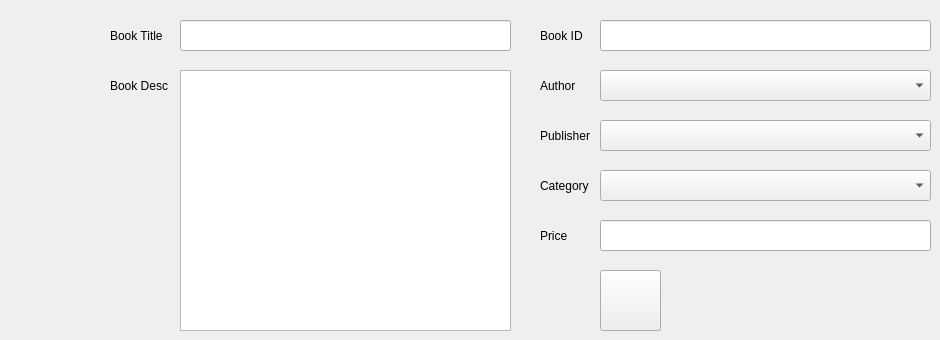
      <widget class="QWidget" name="tab_5">
       <attribute name="title">
        <string>Add Book</string>
       </attribute>
       <widget class="QLabel" name="label_4">
        <property name="geometry">
         <rect>
          <x>110</x>
          <y>20</y>
          <width>61</width>
          <height>31</height>
         </rect>
        </property>
        <property name="font">
         <font>
          <family>Segoe UI</family>
         </font>
        </property>
        <property name="text">
         <string>Book Title</string>
        </property>
       </widget>
       <widget class="QLabel" name="label_5">
        <property name="geometry">
         <rect>
          <x>110</x>
          <y>70</y>
          <width>61</width>
          <height>31</height>
         </rect>
        </property>
        <property name="font">
         <font>
          <family>Segoe UI</family>
         </font>
        </property>
        <property name="text">
         <string>Book Desc</string>
        </property>
       </widget>
       <widget class="QLineEdit" name="lineEdit_2">
        <property name="geometry">
         <rect>
          <x>180</x>
          <y>20</y>
          <width>331</width>
          <height>31</height>
         </rect>
        </property>
       </widget>
       <widget class="QTextEdit" name="textEdit">
        <property name="geometry">
         <rect>
          <x>180</x>
          <y>70</y>
          <width>331</width>
          <height>261</height>
         </rect>
        </property>
       </widget>
       <widget class="QLineEdit" name="lineEdit_3">
        <property name="geometry">
         <rect>
          <x>600</x>
          <y>20</y>
          <width>331</width>
          <height>31</height>
         </rect>
        </property>
        <property name="text">
         <string/>
        </property>
       </widget>
       <widget class="QLabel" name="label_6">
        <property name="geometry">
         <rect>
          <x>540</x>
          <y>20</y>
          <width>51</width>
          <height>31</height>
         </rect>
        </property>
        <property name="font">
         <font>
          <family>Segoe UI</family>
         </font>
        </property>
        <property name="text">
         <string>Book ID</string>
        </property>
       </widget>
       <widget class="QLabel" name="label_7">
        <property name="geometry">
         <rect>
          <x>540</x>
          <y>70</y>
          <width>51</width>
          <height>31</height>
         </rect>
        </property>
        <property name="font">
         <font>
          <family>Segoe UI</family>
         </font>
        </property>
        <property name="text">
         <string>Author</string>
        </property>
       </widget>
       <widget class="QLabel" name="label_8">
        <property name="geometry">
         <rect>
          <x>540</x>
          <y>120</y>
          <width>51</width>
          <height>31</height>
         </rect>
        </property>
        <property name="font">
         <font>
          <family>Segoe UI</family>
         </font>
        </property>
        <property name="text">
         <string>Publisher</string>
        </property>
       </widget>
       <widget class="QLabel" name="label_9">
        <property name="geometry">
         <rect>
          <x>540</x>
          <y>170</y>
          <width>51</width>
          <height>31</height>
         </rect>
        </property>
        <property name="font">
         <font>
          <family>Segoe UI</family>
         </font>
        </property>
        <property name="text">
         <string>Category</string>
        </property>
       </widget>
       <widget class="QLineEdit" name="lineEdit_7">
        <property name="geometry">
         <rect>
          <x>600</x>
          <y>220</y>
          <width>331</width>
          <height>31</height>
         </rect>
        </property>
        <property name="text">
         <string/>
        </property>
       </widget>
       <widget class="QLabel" name="label_10">
        <property name="geometry">
         <rect>
          <x>540</x>
          <y>220</y>
          <width>51</width>
          <height>31</height>
         </rect>
        </property>
        <property name="font">
         <font>
          <family>Segoe UI</family>
         </font>
        </property>
        <property name="text">
         <string>Price</string>
        </property>
       </widget>
       <widget class="QComboBox" name="comboBox_3">
        <property name="geometry">
         <rect>
          <x>600</x>
          <y>70</y>
          <width>331</width>
          <height>31</height>
         </rect>
        </property>
       </widget>
       <widget class="QComboBox" name="comboBox_4">
        <property name="geometry">
         <rect>
          <x>600</x>
          <y>120</y>
          <width>331</width>
          <height>31</height>
         </rect>
        </property>
       </widget>
       <widget class="QComboBox" name="comboBox_5">
        <property name="geometry">
         <rect>
          <x>600</x>
          <y>170</y>
          <width>331</width>
          <height>31</height>
         </rect>
        </property>
       </widget>
       <widget class="QPushButton" name="pushButton_6">
        <property name="geometry">
         <rect>
          <x>600</x>
          <y>270</y>
          <width>61</width>
          <height>61</height>
         </rect>
        </property>
        <property name="text">
         <string/>
        </property>
        <property name="icon">
         <iconset resource="Lib_Resource.qrc">
          <normaloff>:/Icons/Icons/Add.webp</normaloff>:/Icons/Icons/Add.webp</iconset>
        </property>
        <property name="iconSize">
         <size>
          <width>40</width>
          <height>40</height>
         </size>
        </property>
       </widget>
      </widget>
